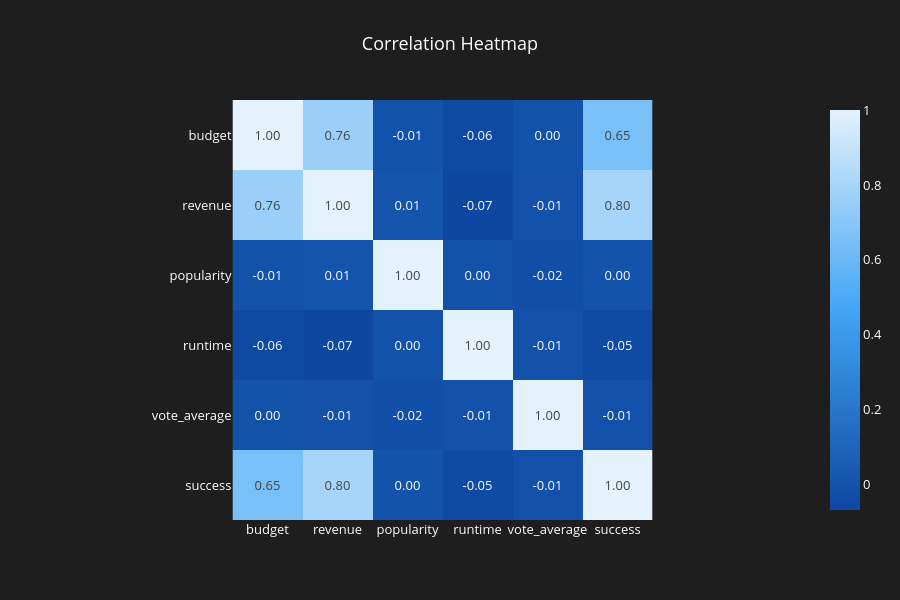

Source (notebook cell):
### Markdown cell above
## 8. Correlation Heatmap

The correlation heatmap visualizes the relationship between numerical features in the dataset. It helps identify positive and negative correlations, which are useful for feature selection in machine learning.

### Code cell
import plotly.express as px

# Select only numerical columns
corr = df[[
    "budget",
    "revenue",
    "popularity",
    "runtime",
    "vote_average",
    "success"
]].corr()

fig = px.imshow(
    corr,
    text_auto=".2f",
    color_continuous_scale=[
        "#0D47A1",   # Dark Blue
        "#42A5F5",   # Blue
        "#E3F2FD"    # Light Blue
    ],
    title="Correlation Heatmap"
)

fig.update_layout(
    template="plotly_dark",
    paper_bgcolor="#1E1E1E",
    plot_bgcolor="#2D2D30",
    font=dict(color="white", size=13),
    title=dict(
        text="Correlation Heatmap",
        x=0.5
    ),
    height=600
)

fig.show()

### Figure 1 — Plotly figure (JSON) as saved in the notebook; plotly's stock layout.template omitted (floating-point values rounded to 4 significant figures)
{"data": [{"coloraxis": "coloraxis", "hovertemplate": "x: %{x}<br>y: %{y}<br>color: %{z}<extra></extra>", "name": "0", "texttemplate": "%{z:.2f}", "type": "heatmap", "x": ["budget", "revenue", "popularity", "runtime", "vote_average", "success"], "xaxis": "x", "y": ["budget", "revenue", "popularity", "runtime", "vote_average", "success"], "yaxis": "y", "z": [[1.0, 0.7559, -0.006831, -0.05679, -0.002551, 0.6496], [0.7559, 1.0, 0.009287, -0.06725, -0.008308, 0.7997], [-0.006831, 0.009287, 1.0, -0.003123, -0.01972, -0.001307], [-0.05679, -0.06725, -0.003123, 1.0, -0.01058, -0.0508], [-0.002551, -0.008308, -0.01972, -0.01058, 1.0, -0.01427], [0.6496, 0.7997, -0.001307, -0.0508, -0.01427, 1.0]]}], "layout": {"coloraxis": {"autocolorscale": false, "colorscale": [[0, "#0D47A1"], [0.5, "#42A5F5"], [1, "#E3F2FD"]]}, "font": {"color": "white", "size": 13}, "height": 600, "paper_bgcolor": "#1E1E1E", "plot_bgcolor": "#2D2D30", "title": {"text": "Correlation Heatmap", "x": 0.5}, "xaxis": {"anchor": "y", "constrain": "domain", "domain": [0, 1], "scaleanchor": "y"}, "yaxis": {"anchor": "x", "autorange": "reversed", "constrain": "domain", "domain": [0, 1]}}}
